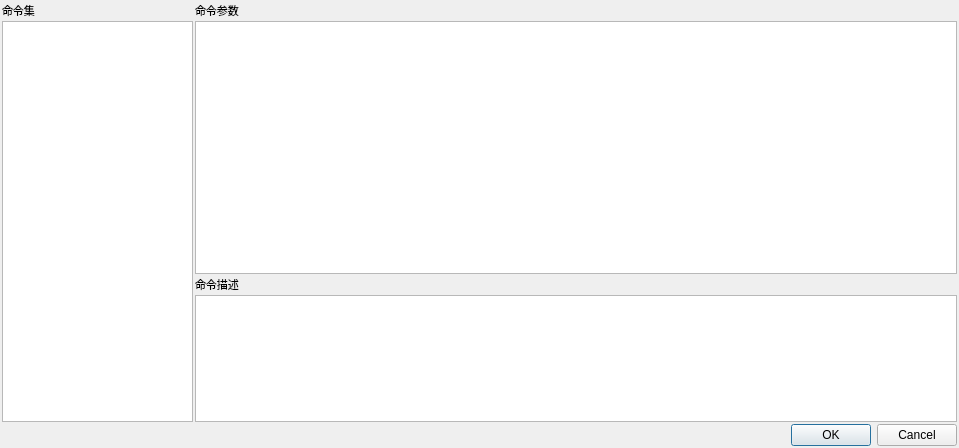
<?xml version="1.0" encoding="UTF-8"?>
<ui version="4.0">
 <class>CMD_DLG</class>
 <widget class="QDialog" name="CMD_DLG">
  <property name="geometry">
   <rect>
    <x>0</x>
    <y>0</y>
    <width>959</width>
    <height>448</height>
   </rect>
  </property>
  <property name="windowTitle">
   <string>Dialog</string>
  </property>
  <layout class="QGridLayout" name="gridLayout">
   <property name="leftMargin">
    <number>2</number>
   </property>
   <property name="topMargin">
    <number>2</number>
   </property>
   <property name="rightMargin">
    <number>2</number>
   </property>
   <property name="bottomMargin">
    <number>2</number>
   </property>
   <property name="spacing">
    <number>2</number>
   </property>
   <item row="0" column="0">
    <layout class="QHBoxLayout" name="horizontalLayout" stretch="1,4">
     <property name="spacing">
      <number>2</number>
     </property>
     <item>
      <layout class="QVBoxLayout" name="verticalLayout_2">
       <property name="spacing">
        <number>2</number>
       </property>
       <item>
        <widget class="QLabel" name="label_6">
         <property name="font">
          <font>
           <family>微软雅黑</family>
           <pointsize>8</pointsize>
          </font>
         </property>
         <property name="text">
          <string>命令集</string>
         </property>
        </widget>
       </item>
       <item>
        <widget class="QListView" name="list_cmd">
         <property name="font">
          <font>
           <family>微软雅黑</family>
           <pointsize>8</pointsize>
          </font>
         </property>
         <property name="styleSheet">
          <string notr="true"/>
         </property>
         <property name="editTriggers">
          <set>QAbstractItemView::NoEditTriggers</set>
         </property>
         <property name="viewMode">
          <enum>QListView::ListMode</enum>
         </property>
        </widget>
       </item>
      </layout>
     </item>
     <item>
      <layout class="QVBoxLayout" name="verticalLayout" stretch="0,2,0,1">
       <property name="spacing">
        <number>2</number>
       </property>
       <item>
        <widget class="QLabel" name="label_7">
         <property name="font">
          <font>
           <family>微软雅黑</family>
           <pointsize>8</pointsize>
          </font>
         </property>
         <property name="text">
          <string>命令参数</string>
         </property>
        </widget>
       </item>
       <item>
        <widget class="QTableWidget" name="table_cmdAttr">
         <property name="font">
          <font>
           <family>微软雅黑</family>
           <pointsize>8</pointsize>
          </font>
         </property>
         <property name="styleSheet">
          <string notr="true"/>
         </property>
         <attribute name="horizontalHeaderStretchLastSection">
          <bool>true</bool>
         </attribute>
        </widget>
       </item>
       <item>
        <widget class="QLabel" name="label_8">
         <property name="font">
          <font>
           <family>微软雅黑</family>
           <pointsize>8</pointsize>
          </font>
         </property>
         <property name="text">
          <string>命令描述</string>
         </property>
        </widget>
       </item>
       <item>
        <widget class="QTextEdit" name="text_cmdDescription"/>
       </item>
      </layout>
     </item>
    </layout>
   </item>
   <item row="1" column="0">
    <widget class="QDialogButtonBox" name="buttonBox">
     <property name="orientation">
      <enum>Qt::Horizontal</enum>
     </property>
     <property name="standardButtons">
      <set>QDialogButtonBox::Cancel|QDialogButtonBox::Ok</set>
     </property>
    </widget>
   </item>
  </layout>
 </widget>
 <resources/>
 <connections>
  <connection>
   <sender>buttonBox</sender>
   <signal>accepted()</signal>
   <receiver>CMD_DLG</receiver>
   <slot>accept()</slot>
   <hints>
    <hint type="sourcelabel">
     <x>248</x>
     <y>254</y>
    </hint>
    <hint type="destinationlabel">
     <x>157</x>
     <y>274</y>
    </hint>
   </hints>
  </connection>
  <connection>
   <sender>buttonBox</sender>
   <signal>rejected()</signal>
   <receiver>CMD_DLG</receiver>
   <slot>reject()</slot>
   <hints>
    <hint type="sourcelabel">
     <x>316</x>
     <y>260</y>
    </hint>
    <hint type="destinationlabel">
     <x>286</x>
     <y>274</y>
    </hint>
   </hints>
  </connection>
 </connections>
</ui>
